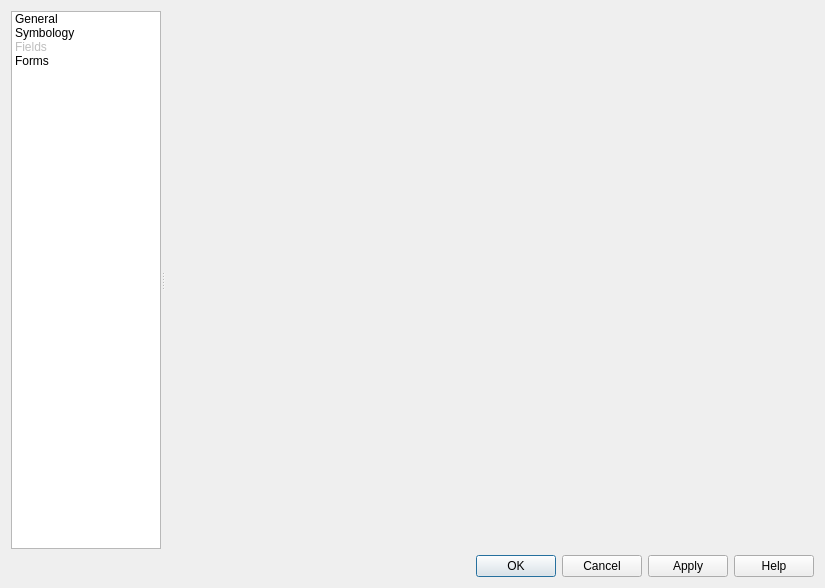
<?xml version="1.0" encoding="UTF-8"?>
<ui version="4.0">
 <class>QgsVectorLayerPropertiesBase</class>
 <widget class="QDialog" name="QgsVectorLayerPropertiesBase">
  <property name="geometry">
   <rect>
    <x>0</x>
    <y>0</y>
    <width>825</width>
    <height>588</height>
   </rect>
  </property>
  <property name="minimumSize">
   <size>
    <width>825</width>
    <height>0</height>
   </size>
  </property>
  <property name="windowTitle">
   <string>Layer Properties</string>
  </property>
  <property name="windowIcon">
   <iconset resource="../../../../QGIS/images/images.qrc">
    <normaloff>:/images/icons/qgis-icon-16x16.png</normaloff>:/images/icons/qgis-icon-16x16.png</iconset>
  </property>
  <layout class="QVBoxLayout" name="verticalLayout">
   <item>
    <widget class="QSplitter" name="mOptionsSplitter">
     <property name="orientation">
      <enum>Qt::Horizontal</enum>
     </property>
     <property name="childrenCollapsible">
      <bool>false</bool>
     </property>
     <widget class="QFrame" name="mOptionsListFrame">
      <property name="minimumSize">
       <size>
        <width>0</width>
        <height>0</height>
       </size>
      </property>
      <property name="frameShape">
       <enum>QFrame::NoFrame</enum>
      </property>
      <property name="frameShadow">
       <enum>QFrame::Raised</enum>
      </property>
      <layout class="QVBoxLayout" name="verticalLayout_2">
       <property name="leftMargin">
        <number>0</number>
       </property>
       <property name="topMargin">
        <number>0</number>
       </property>
       <property name="rightMargin">
        <number>0</number>
       </property>
       <property name="bottomMargin">
        <number>0</number>
       </property>
       <item>
        <widget class="QListWidget" name="mOptionsListWidget">
         <property name="minimumSize">
          <size>
           <width>58</width>
           <height>0</height>
          </size>
         </property>
         <property name="maximumSize">
          <size>
           <width>150</width>
           <height>16777215</height>
          </size>
         </property>
         <property name="horizontalScrollBarPolicy">
          <enum>Qt::ScrollBarAlwaysOff</enum>
         </property>
         <property name="editTriggers">
          <set>QAbstractItemView::NoEditTriggers</set>
         </property>
         <property name="iconSize">
          <size>
           <width>32</width>
           <height>32</height>
          </size>
         </property>
         <property name="textElideMode">
          <enum>Qt::ElideNone</enum>
         </property>
         <property name="resizeMode">
          <enum>QListView::Adjust</enum>
         </property>
         <property name="wordWrap">
          <bool>true</bool>
         </property>
         <item>
          <property name="text">
           <string>General</string>
          </property>
          <property name="toolTip">
           <string>General</string>
          </property>
          <property name="icon">
           <iconset resource="../../../../QGIS/images/images.qrc">
            <normaloff>:/images/themes/default/propertyicons/general.svg</normaloff>:/images/themes/default/propertyicons/general.svg</iconset>
          </property>
         </item>
         <item>
          <property name="text">
           <string>Symbology</string>
          </property>
          <property name="toolTip">
           <string>Symbology</string>
          </property>
          <property name="icon">
           <iconset resource="../../../../QGIS/images/images.qrc">
            <normaloff>:/images/themes/default/propertyicons/symbology.svg</normaloff>:/images/themes/default/propertyicons/symbology.svg</iconset>
          </property>
         </item>
         <item>
          <property name="text">
           <string>Fields</string>
          </property>
          <property name="toolTip">
           <string>Fields</string>
          </property>
          <property name="icon">
           <iconset resource="../../../../QGIS/images/images.qrc">
            <normaloff>:/images/themes/default/mSourceFields.svg</normaloff>:/images/themes/default/mSourceFields.svg</iconset>
          </property>
          <property name="flags">
           <set>ItemIsSelectable|ItemIsDragEnabled|ItemIsUserCheckable</set>
          </property>
         </item>
         <item>
          <property name="text">
           <string>Forms</string>
          </property>
          <property name="icon">
           <iconset resource="../../../../QGIS/images/images.qrc">
            <normaloff>:/images/themes/default/mActionFormView.svg</normaloff>:/images/themes/default/mActionFormView.svg</iconset>
          </property>
         </item>
        </widget>
       </item>
      </layout>
     </widget>
     <widget class="QFrame" name="mOptionsFrame">
      <property name="sizePolicy">
       <sizepolicy hsizetype="Expanding" vsizetype="Preferred">
        <horstretch>1</horstretch>
        <verstretch>0</verstretch>
       </sizepolicy>
      </property>
      <property name="frameShape">
       <enum>QFrame::NoFrame</enum>
      </property>
      <property name="frameShadow">
       <enum>QFrame::Raised</enum>
      </property>
      <layout class="QVBoxLayout" name="verticalLayout_3">
       <property name="leftMargin">
        <number>0</number>
       </property>
       <property name="topMargin">
        <number>0</number>
       </property>
       <property name="rightMargin">
        <number>0</number>
       </property>
       <property name="bottomMargin">
        <number>0</number>
       </property>
       <item>
        <widget class="QStackedWidget" name="mOptionsStackedWidget">
         <property name="sizePolicy">
          <sizepolicy hsizetype="Expanding" vsizetype="Expanding">
           <horstretch>0</horstretch>
           <verstretch>0</verstretch>
          </sizepolicy>
         </property>
         <property name="currentIndex">
          <number>3</number>
         </property>
         <widget class="QWidget" name="mOptsPage_General">
          <layout class="QVBoxLayout" name="verticalLayout_14">
           <property name="leftMargin">
            <number>0</number>
           </property>
           <property name="topMargin">
            <number>0</number>
           </property>
           <property name="rightMargin">
            <number>0</number>
           </property>
           <property name="bottomMargin">
            <number>0</number>
           </property>
           <item>
            <widget class="QScrollArea" name="scrollArea">
             <property name="frameShape">
              <enum>QFrame::NoFrame</enum>
             </property>
             <property name="widgetResizable">
              <bool>true</bool>
             </property>
             <widget class="QWidget" name="scrollAreaWidgetContents">
              <property name="geometry">
               <rect>
                <x>0</x>
                <y>0</y>
                <width>362</width>
                <height>323</height>
               </rect>
              </property>
              <layout class="QVBoxLayout" name="verticalLayout_13">
               <property name="leftMargin">
                <number>0</number>
               </property>
               <property name="topMargin">
                <number>0</number>
               </property>
               <property name="rightMargin">
                <number>0</number>
               </property>
               <property name="bottomMargin">
                <number>0</number>
               </property>
               <item>
                <widget class="QgsCollapsibleGroupBox" name="groupBox">
                 <property name="title">
                  <string>Layer info</string>
                 </property>
                 <property name="syncGroup">
                  <string notr="true">vectorgeneral</string>
                 </property>
                 <layout class="QGridLayout" name="gridLayout">
                  <item row="5" column="0">
                   <widget class="QLabel" name="lblLayerSource_2">
                    <property name="text">
                     <string>Geometry Type</string>
                    </property>
                   </widget>
                  </item>
                  <item row="5" column="1">
                   <widget class="QLineEdit" name="txtGeometryType">
                    <property name="enabled">
                     <bool>true</bool>
                    </property>
                    <property name="readOnly">
                     <bool>true</bool>
                    </property>
                   </widget>
                  </item>
                  <item row="5" column="4">
                   <widget class="QLabel" name="lblLayerSource_4">
                    <property name="text">
                     <string>Fields</string>
                    </property>
                   </widget>
                  </item>
                  <item row="5" column="3">
                   <widget class="QLineEdit" name="txtnFeatures">
                    <property name="enabled">
                     <bool>true</bool>
                    </property>
                    <property name="readOnly">
                     <bool>true</bool>
                    </property>
                   </widget>
                  </item>
                  <item row="5" column="2">
                   <widget class="QLabel" name="lblLayerSource_3">
                    <property name="text">
                     <string>Features</string>
                    </property>
                   </widget>
                  </item>
                  <item row="5" column="5">
                   <widget class="QLineEdit" name="txtnFields">
                    <property name="enabled">
                     <bool>true</bool>
                    </property>
                    <property name="readOnly">
                     <bool>true</bool>
                    </property>
                   </widget>
                  </item>
                  <item row="1" column="0">
                   <widget class="QLabel" name="textLabel3">
                    <property name="text">
                     <string>Name</string>
                    </property>
                   </widget>
                  </item>
                  <item row="2" column="0">
                   <widget class="QLabel" name="lblLayerSource">
                    <property name="text">
                     <string>Source</string>
                    </property>
                   </widget>
                  </item>
                  <item row="4" column="0">
                   <widget class="QFrame" name="mDataSourceEncodingFrame">
                    <layout class="QHBoxLayout" name="horizontalLayout_4">
                     <property name="leftMargin">
                      <number>0</number>
                     </property>
                     <property name="topMargin">
                      <number>0</number>
                     </property>
                     <property name="rightMargin">
                      <number>0</number>
                     </property>
                     <property name="bottomMargin">
                      <number>0</number>
                     </property>
                    </layout>
                   </widget>
                  </item>
                  <item row="5" column="6">
                   <spacer name="horizontalSpacer">
                    <property name="orientation">
                     <enum>Qt::Horizontal</enum>
                    </property>
                    <property name="sizeHint" stdset="0">
                     <size>
                      <width>40</width>
                      <height>20</height>
                     </size>
                    </property>
                   </spacer>
                  </item>
                  <item row="2" column="1" colspan="6">
                   <widget class="QLineEdit" name="txtLayerSource">
                    <property name="enabled">
                     <bool>true</bool>
                    </property>
                    <property name="readOnly">
                     <bool>true</bool>
                    </property>
                   </widget>
                  </item>
                  <item row="1" column="1" colspan="6">
                   <widget class="QLineEdit" name="mLayerOrigNameLineEdit"/>
                  </item>
                 </layout>
                </widget>
               </item>
               <item>
                <widget class="QgsCollapsibleGroupBox" name="indexGroupBox">
                 <property name="title">
                  <string>Coordinate reference system</string>
                 </property>
                 <property name="checkable">
                  <bool>false</bool>
                 </property>
                 <property name="syncGroup">
                  <string notr="true">vectorgeneral</string>
                 </property>
                 <layout class="QVBoxLayout" name="verticalLayout_27">
                  <property name="spacing">
                   <number>6</number>
                  </property>
                  <item>
                   <widget class="QgsProjectionSelectionWidget" name="mCrsSelector">
                    <property name="focusPolicy">
                     <enum>Qt::StrongFocus</enum>
                    </property>
                   </widget>
                  </item>
                  <item>
                   <widget class="Line" name="line">
                    <property name="orientation">
                     <enum>Qt::Vertical</enum>
                    </property>
                   </widget>
                  </item>
                 </layout>
                </widget>
               </item>
               <item>
                <widget class="QgsCollapsibleGroupBox" name="mSubsetGroupBox">
                 <property name="sizePolicy">
                  <sizepolicy hsizetype="Preferred" vsizetype="Preferred">
                   <horstretch>0</horstretch>
                   <verstretch>3</verstretch>
                  </sizepolicy>
                 </property>
                 <property name="title">
                  <string>Provider feature filter</string>
                 </property>
                 <layout class="QGridLayout" name="gridLayout_4">
                  <item row="1" column="1">
                   <widget class="QPushButton" name="pbnQueryBuilder">
                    <property name="text">
                     <string>Query Builder</string>
                    </property>
                   </widget>
                  </item>
                  <item row="1" column="0">
                   <spacer>
                    <property name="orientation">
                     <enum>Qt::Horizontal</enum>
                    </property>
                    <property name="sizeType">
                     <enum>QSizePolicy::Expanding</enum>
                    </property>
                    <property name="sizeHint" stdset="0">
                     <size>
                      <width>0</width>
                      <height>21</height>
                     </size>
                    </property>
                   </spacer>
                  </item>
                  <item row="0" column="0" colspan="2">
                   <widget class="QTextEdit" name="txtSubsetSQL">
                    <property name="enabled">
                     <bool>false</bool>
                    </property>
                    <property name="acceptDrops">
                     <bool>false</bool>
                    </property>
                    <property name="acceptRichText">
                     <bool>false</bool>
                    </property>
                   </widget>
                  </item>
                 </layout>
                 <zorder>txtSubsetSQL</zorder>
                 <zorder>pbnQueryBuilder</zorder>
                </widget>
               </item>
               <item>
                <spacer name="verticalSpacer">
                 <property name="orientation">
                  <enum>Qt::Vertical</enum>
                 </property>
                 <property name="sizeHint" stdset="0">
                  <size>
                   <width>20</width>
                   <height>0</height>
                  </size>
                 </property>
                </spacer>
               </item>
              </layout>
             </widget>
            </widget>
           </item>
          </layout>
         </widget>
         <widget class="QWidget" name="mOptsPage_Style">
          <layout class="QVBoxLayout" name="verticalLayout_11">
           <property name="leftMargin">
            <number>0</number>
           </property>
           <property name="topMargin">
            <number>0</number>
           </property>
           <property name="rightMargin">
            <number>0</number>
           </property>
           <property name="bottomMargin">
            <number>0</number>
           </property>
           <item>
            <widget class="QScrollArea" name="scrollArea_3">
             <property name="frameShape">
              <enum>QFrame::NoFrame</enum>
             </property>
             <property name="widgetResizable">
              <bool>true</bool>
             </property>
             <widget class="QWidget" name="scrollAreaWidgetContents_3">
              <property name="geometry">
               <rect>
                <x>0</x>
                <y>0</y>
                <width>100</width>
                <height>30</height>
               </rect>
              </property>
              <layout class="QVBoxLayout" name="verticalLayout_18">
               <property name="leftMargin">
                <number>0</number>
               </property>
               <property name="topMargin">
                <number>0</number>
               </property>
               <property name="rightMargin">
                <number>0</number>
               </property>
               <property name="bottomMargin">
                <number>0</number>
               </property>
               <item>
                <widget class="QStackedWidget" name="widgetStackRenderers">
                 <property name="sizePolicy">
                  <sizepolicy hsizetype="Expanding" vsizetype="Expanding">
                   <horstretch>0</horstretch>
                   <verstretch>0</verstretch>
                  </sizepolicy>
                 </property>
                 <property name="frameShape">
                  <enum>QFrame::NoFrame</enum>
                 </property>
                 <property name="frameShadow">
                  <enum>QFrame::Sunken</enum>
                 </property>
                 <property name="currentIndex">
                  <number>-1</number>
                 </property>
                </widget>
               </item>
              </layout>
             </widget>
            </widget>
           </item>
          </layout>
         </widget>
         <widget class="QWidget" name="mOptsPage_Fields">
          <layout class="QVBoxLayout" name="verticalLayout_15">
           <property name="leftMargin">
            <number>0</number>
           </property>
           <property name="topMargin">
            <number>0</number>
           </property>
           <property name="rightMargin">
            <number>0</number>
           </property>
           <property name="bottomMargin">
            <number>0</number>
           </property>
           <item>
            <widget class="QScrollArea" name="scrollArea_5">
             <property name="frameShape">
              <enum>QFrame::NoFrame</enum>
             </property>
             <property name="widgetResizable">
              <bool>true</bool>
             </property>
             <widget class="QWidget" name="scrollAreaWidgetContents_5">
              <property name="geometry">
               <rect>
                <x>0</x>
                <y>0</y>
                <width>100</width>
                <height>30</height>
               </rect>
              </property>
              <layout class="QVBoxLayout" name="verticalLayout_20">
               <property name="leftMargin">
                <number>0</number>
               </property>
               <property name="topMargin">
                <number>0</number>
               </property>
               <property name="rightMargin">
                <number>0</number>
               </property>
               <property name="bottomMargin">
                <number>0</number>
               </property>
               <item>
                <widget class="QFrame" name="mFieldsFrame">
                 <property name="frameShape">
                  <enum>QFrame::NoFrame</enum>
                 </property>
                 <property name="frameShadow">
                  <enum>QFrame::Plain</enum>
                 </property>
                </widget>
               </item>
              </layout>
             </widget>
            </widget>
           </item>
          </layout>
         </widget>
         <widget class="QWidget" name="mOptsPage_Forms">
          <layout class="QVBoxLayout" name="verticalLayout_4" stretch="0">
           <property name="spacing">
            <number>2</number>
           </property>
           <property name="leftMargin">
            <number>2</number>
           </property>
           <property name="topMargin">
            <number>2</number>
           </property>
           <property name="rightMargin">
            <number>2</number>
           </property>
           <property name="bottomMargin">
            <number>2</number>
           </property>
           <item>
            <widget class="LayerFieldConfigEditorWidget" name="mLayerFieldConfigEditorWidget" native="true"/>
           </item>
          </layout>
         </widget>
        </widget>
       </item>
      </layout>
     </widget>
    </widget>
   </item>
   <item>
    <widget class="QFrame" name="mButtonBoxFrame">
     <property name="sizePolicy">
      <sizepolicy hsizetype="Preferred" vsizetype="Maximum">
       <horstretch>0</horstretch>
       <verstretch>0</verstretch>
      </sizepolicy>
     </property>
     <property name="frameShape">
      <enum>QFrame::NoFrame</enum>
     </property>
     <property name="frameShadow">
      <enum>QFrame::Raised</enum>
     </property>
     <layout class="QGridLayout" name="gridLayout_btnbox">
      <property name="leftMargin">
       <number>0</number>
      </property>
      <property name="topMargin">
       <number>0</number>
      </property>
      <property name="rightMargin">
       <number>0</number>
      </property>
      <property name="bottomMargin">
       <number>0</number>
      </property>
      <item row="2" column="1" colspan="4">
       <widget class="QDialogButtonBox" name="buttonBox">
        <property name="orientation">
         <enum>Qt::Horizontal</enum>
        </property>
        <property name="standardButtons">
         <set>QDialogButtonBox::Apply|QDialogButtonBox::Cancel|QDialogButtonBox::Help|QDialogButtonBox::Ok</set>
        </property>
       </widget>
      </item>
     </layout>
    </widget>
   </item>
  </layout>
 </widget>
 <customwidgets>
  <customwidget>
   <class>QgsCollapsibleGroupBox</class>
   <extends>QGroupBox</extends>
   <header>qgscollapsiblegroupbox.h</header>
   <container>1</container>
  </customwidget>
  <customwidget>
   <class>QgsProjectionSelectionWidget</class>
   <extends>QWidget</extends>
   <header>qgsprojectionselectionwidget.h</header>
   <container>1</container>
  </customwidget>
  <customwidget>
   <class>LayerFieldConfigEditorWidget</class>
   <extends>QWidget</extends>
   <header>qps.layerproperties</header>
   <container>1</container>
  </customwidget>
 </customwidgets>
 <tabstops>
  <tabstop>mOptionsListWidget</tabstop>
  <tabstop>scrollArea</tabstop>
  <tabstop>mLayerOrigNameLineEdit</tabstop>
  <tabstop>txtLayerSource</tabstop>
  <tabstop>mCrsSelector</tabstop>
  <tabstop>txtSubsetSQL</tabstop>
  <tabstop>pbnQueryBuilder</tabstop>
  <tabstop>scrollArea_3</tabstop>
  <tabstop>scrollArea_5</tabstop>
 </tabstops>
 <resources>
  <include location="../../../../QGIS/images/images.qrc"/>
  <include location="../qpsresources.qrc"/>
 </resources>
 <connections>
  <connection>
   <sender>mOptionsListWidget</sender>
   <signal>currentRowChanged(int)</signal>
   <receiver>mOptionsStackedWidget</receiver>
   <slot>setCurrentIndex(int)</slot>
   <hints>
    <hint type="sourcelabel">
     <x>86</x>
     <y>325</y>
    </hint>
    <hint type="destinationlabel">
     <x>794</x>
     <y>14</y>
    </hint>
   </hints>
  </connection>
  <connection>
   <sender>buttonBox</sender>
   <signal>accepted()</signal>
   <receiver>QgsVectorLayerPropertiesBase</receiver>
   <slot>accept()</slot>
   <hints>
    <hint type="sourcelabel">
     <x>541</x>
     <y>568</y>
    </hint>
    <hint type="destinationlabel">
     <x>475</x>
     <y>590</y>
    </hint>
   </hints>
  </connection>
 </connections>
</ui>
